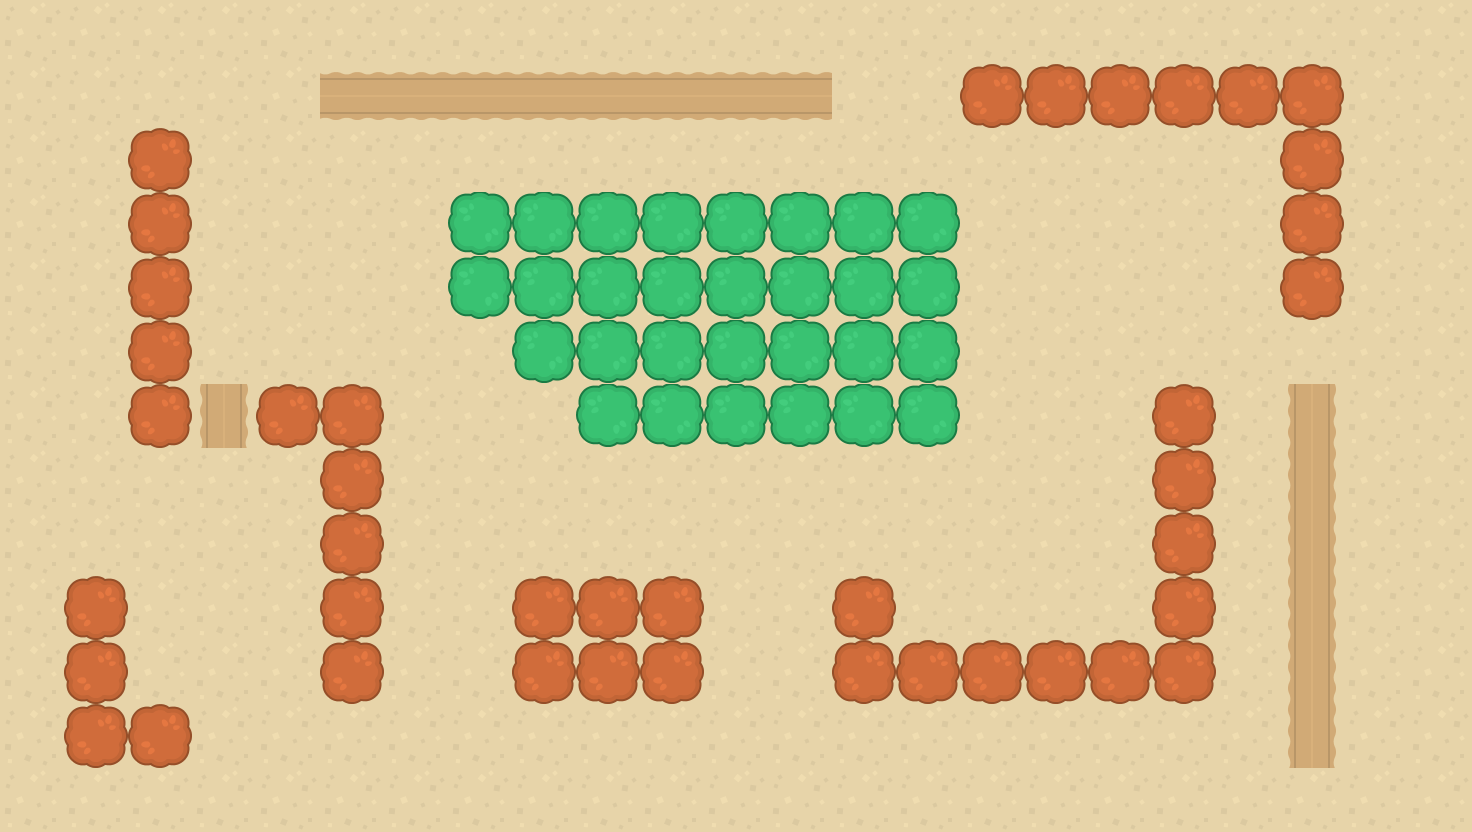

A level layout from a 2D game, rendered from its tile map. Below: a short description, then the map file with tile-grid data replaced by summaries:
An orthogonal 23x13 tile map with 64x64 px tiles, 3 tile layers (BackLayer, TreesLayer, RoadLayer), 3 tilesets.

<map version="1.2" tiledversion="1.2.3" orientation="orthogonal" renderorder="right-down" width="23" height="13" tilewidth="64" tileheight="64" infinite="0" nextlayerid="4" nextobjectid="1">
 <tileset firstgid="1" name="all_tiles" tilewidth="64" tileheight="64" tilecount="64" columns="8">
  <image source="all_tiles.png" width="561" height="565" />
  <tile id="25">
   <properties>
    <property name="collides" type="bool" value="true" />
   </properties>
  </tile>
  <tile id="42">
   <properties>
    <property name="speed" type="bool" value="true" />
   </properties>
  </tile>
  <tile id="50">
   <properties>
    <property name="speed" type="bool" value="true" />
   </properties>
  </tile>
  <tile id="56">
   <properties>
    <property name="collides" type="bool" value="true" />
   </properties>
  </tile>
 </tileset>
 <tileset firstgid="65" name="explosion" tilewidth="64" tileheight="64" tilecount="64" columns="8">
  <image source="all_tiles.png" width="561" height="565" />
 </tileset>
 <tileset firstgid="129" name="t" tilewidth="1" tileheight="1" tilecount="0" columns="0" />
 <layer id="1" name="BackLayer" width="23" height="13">
  <data>[299 cells, 299 non-empty, 1 distinct tile ids]</data>
 </layer>
 <layer id="2" name="TreesLayer" width="23" height="13">
  <data>[299 cells, 71 non-empty, 2 distinct tile ids]</data>
 </layer>
 <layer id="3" name="RoadLayer" width="23" height="13">
  <data>[299 cells, 15 non-empty, 2 distinct tile ids]</data>
 </layer>
</map>
